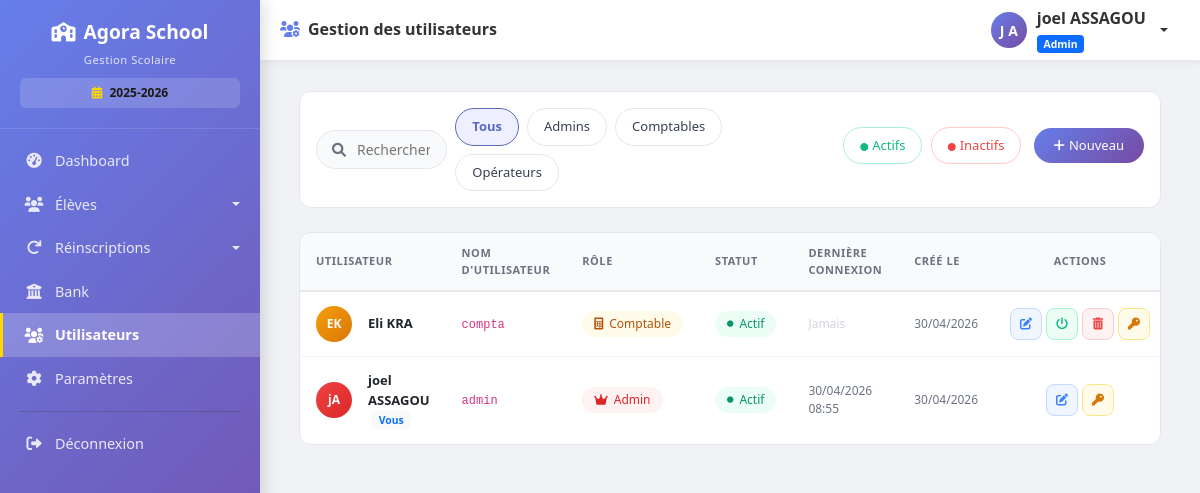
Before: /utilisateurs (signed in) with the older database file.
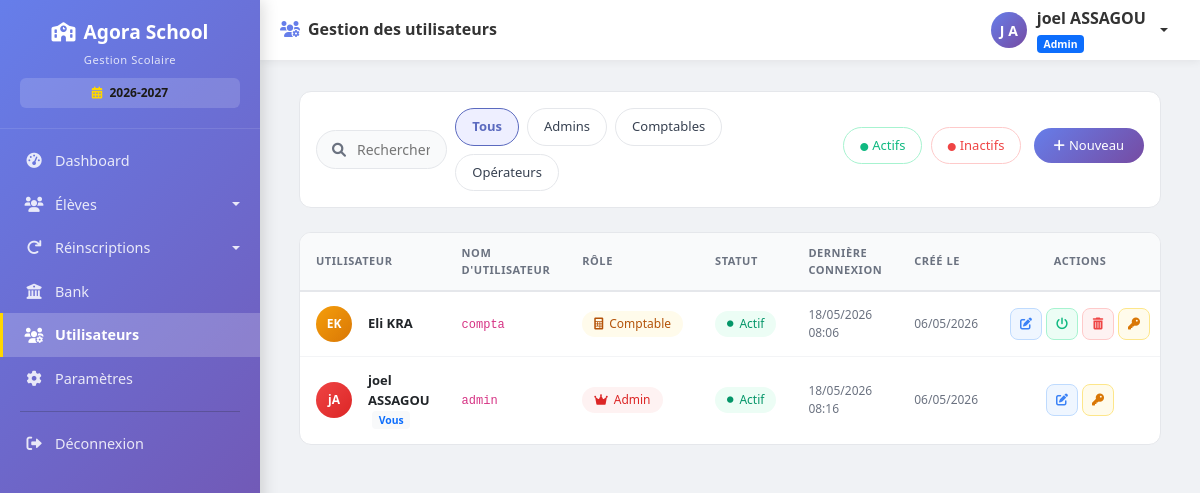
After: the same page with the newer database file.
### models.py (models this page shows, shortened)
class Parametre(db.Model):
    __tablename__ = 'parametres'
    id = db.Column(db.Integer, primary_key=True)
    cle = db.Column(db.String(100), unique=True, nullable=False)
    valeur = db.Column(db.String(500))
    description = db.Column(db.String(200))
    date_modification = db.Column(db.DateTime, default=datetime.utcnow, onupdate=datetime.utcnow)

class User(UserMixin, db.Model):
    __tablename__ = 'users'
    id = db.Column(db.Integer, primary_key=True)
    username = db.Column(db.String(80), unique=True, nullable=False, index=True)
    password_hash = db.Column(db.String(200), nullable=False)
    nom = db.Column(db.String(100), nullable=False)
    prenom = db.Column(db.String(100), nullable=False)
    role = db.Column(db.String(20), default='user')  # admin, comptable, user
    actif = db.Column(db.Boolean, default=True)
    created_at = db.Column(db.DateTime, default=datetime.utcnow)
    last_login = db.Column(db.DateTime, nullable=True)
    @property
    def nom_complet(self):
        return f"{self.prenom} {self.nom}"

### routes.py (the view)
@app.route('/utilisateurs')
@login_required
@admin_required
def liste_utilisateurs():
    utilisateurs = User.query.order_by(User.created_at.desc()).all()
    total_users = len(utilisateurs)
    total_admins = User.query.filter_by(role='admin').count()
    total_comptables = User.query.filter_by(role='comptable').count()
    total_users_simple = User.query.filter_by(role='user').count()
    total_actifs = User.query.filter_by(actif=True).count()
    return render_template('utilisateurs/liste.html',
                         utilisateurs=utilisateurs,
                         total_users=total_users,
                         total_admins=total_admins,
                         total_comptables=total_comptables,
                         total_users_simple=total_users_simple,
                         total_actifs=total_actifs)

### templates/utilisateurs/liste.html (shortened to what this page needs)
{% extends "base.html" %}
{% block page_title %}
<i class="fas fa-users-cog me-2" style="color: #667eea;"></i>Gestion des utilisateurs
{% endblock %}
{% block content %}
<div class="container-fluid px-3 px-md-4 py-3">
    <div class="filter-bar">
        <div class="row align-items-center g-2">
            <div class="col-md-3 col-lg-2">
                <div class="search-wrapper">
                    <i class="fas fa-search"></i>
                    <input type="text" class="search-input" id="searchInput" placeholder="Rechercher un utilisateur...">
                </div>
            </div>
            <div class="col-md-7 col-lg-5">
                <div class="d-flex gap-2 flex-wrap">
                    <button class="filter-btn active" data-filter="all">Tous</button>
                    <button class="filter-btn" data-filter="admin">Admins</button>
                    <button class="filter-btn" data-filter="comptable">Comptables</button>
                    <button class="filter-btn" data-filter="user">Opérateurs</button>
                </div>
            </div>
            <div class="col-lg-5 text-lg-end mt-2 mt-lg-0">
                <button class="filter-btn" data-filter="active" style="border-color:#a7f3d0; color:#10b981;">
                    <i class="fas fa-circle me-1" style="font-size:0.5rem;"></i>Actifs
                </button>
                <button class="filter-btn ms-1" data-filter="inactive" style="border-color:#fecaca; color:#ef4444;">
                    <i class="fas fa-circle me-1" style="font-size:0.5rem;"></i>Inactifs
                </button>
                <a href="{{ url_for('ajouter_utilisateur') }}" class="btn btn-primary ms-2" style="border-radius:100px; padding:0.5rem 1.25rem; font-size:0.8125rem;">
                    <i class="fas fa-plus me-1"></i>Nouveau
                </a>
            </div>
        </div>
    </div>
    <div class="table-container">
        <div class="table-responsive">
            <table class="table-premium">
                <thead>
                    <tr>
                        <th>Utilisateur</th>
                        <th>Nom d'utilisateur</th>
                        <th>Rôle</th>
                        <th>Statut</th>
                        <th>Dernière connexion</th>
                        <th>Créé le</th>
                        <th class="text-center">Actions</th>
                    </tr>
                </thead>
                <tbody id="usersTableBody">
                    {% for user in utilisateurs %}
                    <tr data-role="{{ user.role }}" data-status="{{ 'active' if user.actif else 'inactive' }}">
                        <td>
                            <div class="d-flex align-items-center gap-3">
                                <div class="avatar-circle" style="background: {% if user.role == 'admin' %}linear-gradient(135deg, #ef4444, #dc2626){% elif user.role == 'comptable' %}linear-gradient(135deg, #f59e0b, #d97706){% else %}linear-gradient(135deg, #3b82f6, #2563eb){% endif %};">
                                    {{ user.prenom[0] }}{{ user.nom[0] }}
                                </div>
                                <div>
                                    <div style="font-weight:600; font-size:0.8125rem;">
                                        {{ user.nom_complet }}
                                        {% if user.id == current_user.id %}
                                        <span class="badge bg-light text-primary ms-1" style="font-size:0.65rem;">Vous</span>
                                        {% endif %}
                                    </div>
                                </div>
                            </div>
                        </td>
                        <td><code style="font-size:0.75rem;">{{ user.username }}</code></td>
                        <td>
                            {% if user.role == 'admin' %}
                            <span class="badge-role" style="background:#fef2f2; color:#dc2626;">
                                <i class="fas fa-crown"></i> Admin
                            </span>
                            {% elif user.role == 'comptable' %}
                            <span class="badge-role" style="background:#fffbeb; color:#b45309;">
                                <i class="fas fa-calculator"></i> Comptable
                            </span>
                            {% else %}
                            <span class="badge-role" style="background:#eff6ff; color:#2563eb;">
                                <i class="fas fa-user"></i> Opérateur
                            </span>
                            {% endif %}
                        </td>
                        <td>
                            {% if user.actif %}
                            <span class="badge-status" style="background:#ecfdf5; color:#059669;">
                                <i class="fas fa-circle" style="font-size:0.4rem;"></i> Actif
                            </span>
                            {% else %}
                            <span class="badge-status" style="background:#fef2f2; color:#dc2626;">
                                <i class="fas fa-circle" style="font-size:0.4rem;"></i> Inactif
                            </span>
                            {% endif %}
                        </td>
                        <td style="font-size:0.75rem; color:var(--gray-500);">
                            {% if user.last_login %}
                            {{ user.last_login.strftime('%d/%m/%Y %H:%M') }}
                            {% else %}
                            <span style="color:#d1d5db;">Jamais</span>
                            {% endif %}
                        </td>
                        <td style="font-size:0.75rem; color:var(--gray-500);">
                            {{ user.created_at.strftime('%d/%m/%Y') }}
                        </td>
                        <td>
                            <div class="d-flex justify-content-center gap-1">
                                <a href="{{ url_for('modifier_utilisateur', user_id=user.id) }}" class="btn-action btn-edit" title="Modifier">
                                    <i class="fas fa-edit"></i>
                                </a>
                                {% if user.id != current_user.id %}
                                <button onclick="toggleStatus({{ user.id }}, '{{ user.username }}', {{ user.actif|lower }})"
                                        class="btn-action btn-toggle {{ 'off' if not user.actif }}"
                                        title="{{ 'Désactiver' if user.actif else 'Activer' }}">
                                    <i class="fas fa-power-off"></i>
                                </button>
                                <button onclick="confirmDelete({{ user.id }}, '{{ user.username }}')"
                                        class="btn-action btn-delete" title="Supprimer">
                                    <i class="fas fa-trash-alt"></i>
                                </button>
                                {% endif %}
                                <a href="{{ url_for('reinitialiser_mot_de_passe', user_id=user.id) }}"
                                   class="btn-action btn-reset"
                                   title="Réinitialiser MDP"
                                   onclick="return confirm('Réinitialiser le mot de passe de {{ user.nom_complet }} ?')">
                                    <i class="fas fa-key"></i>
                                </a>
                            </div>
                        </td>
                    </tr>
                    {% endfor %}
                </tbody>
            </table>
        </div>
    </div>
</div>
{% endblock %}

### templates/base.html (shortened to what this page needs)
<!DOCTYPE html>
<html lang="fr">
<head>
    <link href="https://cdn.jsdelivr.net/npm/bootstrap@5.1.3/dist/css/bootstrap.min.css" rel="stylesheet">
    <link rel="stylesheet" href="https://cdnjs.cloudflare.com/ajax/libs/font-awesome/6.0.0/css/all.min.css">
    <link href="https://cdn.datatables.net/1.11.5/css/dataTables.bootstrap5.min.css" rel="stylesheet">
</head>
<body>
    <div class="app-layout">
        {% if current_user.is_authenticated %}
        <aside class="sidebar" id="sidebar">
            <div class="sidebar-logo">
                <h4><i class="fas fa-school me-2"></i>Agora School</h4>
                <small>Gestion Scolaire</small>
                {% set annee_active = parametres_ecole.get('annee_scolaire_active', '2025-2026') if parametres_ecole else '2025-2026' %}
                <div style="margin-top: 8px; padding: 6px 10px; background: rgba(255,255,255,0.15); border-radius: 6px; font-size: 0.75rem;">
                    <i class="fas fa-calendar-alt me-1" style="color: #ffd700;"></i>
                    <strong style="color: #1b1a16;">{{ annee_active }}</strong>
                </div>
            </div>
            <nav class="sidebar-nav">
                {% if current_user.role == 'admin' %}
                <a class="nav-link {% if request.endpoint == 'dashboard' %}active{% endif %}"
                   href="{{ url_for('dashboard') }}">
                    <i class="fas fa-tachometer-alt"></i> Dashboard
                </a>
                {% endif %}
                <div class="eleves-dropdown">
                    <a class="nav-link dropdown-toggle {% if request.endpoint == 'liste_eleves' %}active{% endif %}"
                       href="#" onclick="toggleSidebarDropdown(event, this)">
                        <i class="fas fa-users"></i> Élèves
                    </a>
                </div>
                {% if current_user.role in ['admin', 'comptable'] %}
                <div class="eleves-dropdown">
                    <a class="nav-link dropdown-toggle {% if request.endpoint in ['liste_reinscriptions', 'reinscrire_anciens'] %}active{% endif %}"
                       href="#" onclick="toggleSidebarDropdown(event, this)">
                        <i class="fas fa-redo"></i> Réinscriptions
                    </a>
                </div>
                {% endif %}
                {% if current_user.role in ['admin', 'comptable'] %}
                <a class="nav-link {% if request.endpoint == 'bank' %}active{% endif %}"
                   href="{{ url_for('bank') }}">
                    <i class="fas fa-university"></i> Bank
                </a>
                {% endif %}
                {% if current_user.role == 'admin' %}
                <a class="nav-link {% if request.endpoint == 'liste_utilisateurs' %}active{% endif %}"
                   href="{{ url_for('liste_utilisateurs') }}">
                    <i class="fas fa-users-cog"></i> Utilisateurs
                </a>
                <a class="nav-link {% if request.endpoint == 'parametres' %}active{% endif %}"
                   href="{{ url_for('parametres') }}">
                    <i class="fas fa-cog"></i> Paramètres
                </a>
                {% endif %}
                <hr>
                <a class="nav-link" href="{{ url_for('logout') }}">
                    <i class="fas fa-sign-out-alt"></i> Déconnexion
                </a>
            </nav>
        </aside>
        {% endif %}
        <main class="main-area">
            {% if current_user.is_authenticated %}
            <header class="topbar">
                <div class="d-flex align-items-center gap-2">
                    <h5>{% block page_title %}Gestion utilisateur{% endblock %}</h5>
                </div>
                <div class="dropdown">
                    <a href="#" class="user-dropdown dropdown-toggle" data-bs-toggle="dropdown" aria-label="Menu utilisateur">
                        <div class="user-avatar">
                            {{ current_user.prenom[0]|upper if current_user.prenom else current_user.username[0]|upper }}
                            {{ current_user.nom[0]|upper if current_user.nom else '' }}
                        </div>
                        <div class="d-none d-md-block text-start">
                            <strong>{{ current_user.nom_complet or current_user.username }}</strong>
                            <div>
                                <span class="badge bg-{{ 'primary' if current_user.role == 'admin' else 'warning' if current_user.role == 'comptable' else 'info' }}"
                                      style="font-size:0.65rem;">
                                    {{ current_user.role|capitalize }}
                                </span>
                            </div>
                        </div>
                    </a>
                </div>
            </header>
            {% endif %}
            <div class="page-content" id="pageContent">
                {% block content %}{% endblock %}
            </div>
        </main>
    </div>
</body>
</html>

Changed rows visible on the page:
changed Parametre: valeur "2025-2026" → "2026-2027"
changed User "joel ASSAGOU": last_login "30/04/2026 08:55" → "18/05/2026 08:16"; created_at "30/04/2026" → "06/05/2026"
changed User "Eli KRA": last_login (not shown) → "18/05/2026 08:06"; created_at "30/04/2026" → "06/05/2026"; no longer shows "Jamais"
